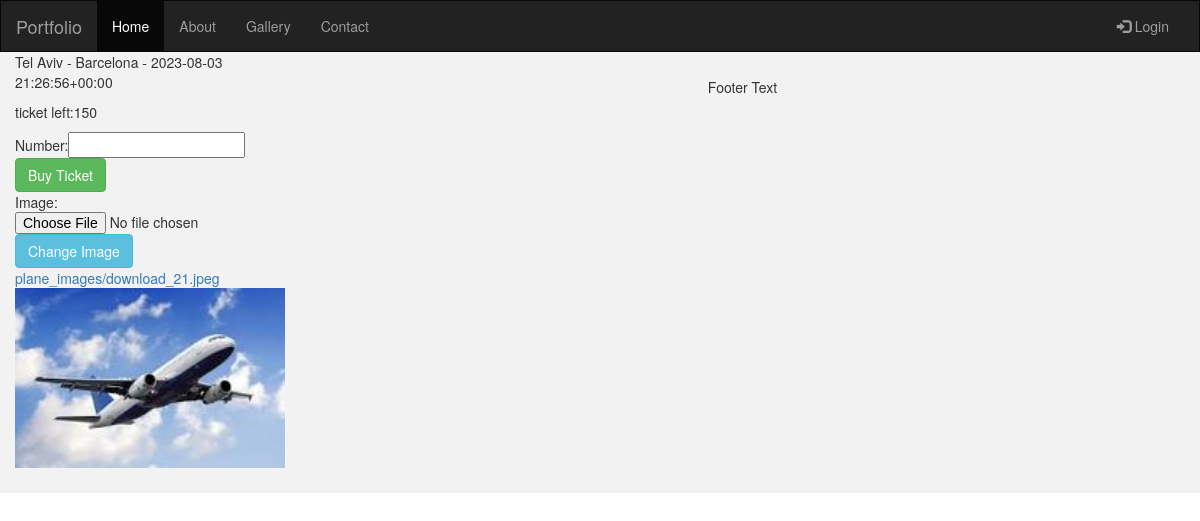
The page /1 on the database its author committed.
### flight/models.py (models this page shows)
class Flight(models.Model):
    source = models.CharField(max_length=100, null=False)
    destination = models.CharField(max_length=100, null=False)
    airline = models.CharField(max_length=100, null=False)
    tickets = models.IntegerField(default=0)
    date = models.DateTimeField(null=False)
    image = models.ImageField(upload_to="plane_images", default="/plane_images/shark.jpg")
    def __str__(self):
        return f"{self.source} - {self.destination} - {self.date}"

### flight/views.py (the view)
# urls.py: path('<int:flight_id>', views.single_flight, name='single_flight'),
def single_flight(request, flight_id):
    flight = Flight.objects.get(id=flight_id)
    context = {
        'flight': flight  # Replace 'data' with the data you want to pass to the template
    }
    return render(request, 'single_flight.html', context)

### flight/templates/single_flight.html (shortened to what this page needs)
{% extends 'base.html' %} {% load static %}{% block content %}
<div class="col-sm-3">
  <p>{{ flight }}</p>
  <p>ticket left:{{ flight.tickets }}</p>
  <form method="POST" action="{% url 'buy_ticket' flight.id %}">
    {% csrf_token %} Number:<input name="number" />
    <input type="submit" value="Buy Ticket" class="btn btn-success" />
  </form>
  <form method="POST" action="{% url 'update_image' flight.id %}" enctype="multipart/form-data">
    {% csrf_token %} Image:<input type="file" name="image" />
    <input type="submit" value="Change Image" class="btn btn-info" />
  </form>
  <a href="{% url 'single_flight' flight.id %}">
    {{ flight.image }}
    <img src="{% static flight.image %}" class="img-responsive" style="width: 100%" alt="Image" />
  </a>
</div>
{% endblock %}

### rows shown on the page
Flight: source+destination+date "Tel Aviv - Barcelona - 2023-08-03 21:26:56+00:00", tickets "150", image "plane_images/download_21.jpeg", image (picture)
